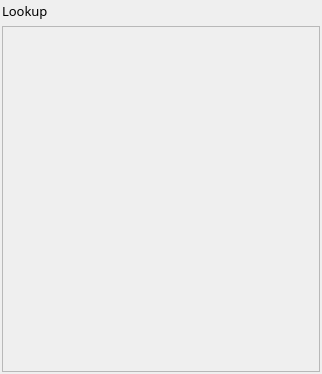
<?xml version="1.0" encoding="UTF-8"?>
<ui version="4.0">
 <class>QRZLookupWindow</class>
 <widget class="QDockWidget" name="QRZLookupWindow">
  <property name="geometry">
   <rect>
    <x>0</x>
    <y>0</y>
    <width>322</width>
    <height>374</height>
   </rect>
  </property>
  <property name="font">
   <font>
    <family>JetBrains Mono</family>
   </font>
  </property>
  <property name="focusPolicy">
   <enum>Qt::NoFocus</enum>
  </property>
  <property name="windowTitle">
   <string>QRZ Lookup</string>
  </property>
  <widget class="QWidget" name="widget">
   <layout class="QGridLayout" name="checkpartialgridlayout">
    <property name="margin" stdset="0">
     <number>2</number>
    </property>
    <item row="1" column="0">
     <widget class="QScrollArea" name="masterAreaScroll">
      <property name="focusPolicy">
       <enum>Qt::ClickFocus</enum>
      </property>
      <property name="sizeAdjustPolicy">
       <enum>QAbstractScrollArea::AdjustToContents</enum>
      </property>
      <property name="widgetResizable">
       <bool>true</bool>
      </property>
      <widget class="QWidget" name="masterScrollWidget">
       <property name="geometry">
        <rect>
         <x>0</x>
         <y>0</y>
         <width>96</width>
         <height>308</height>
        </rect>
       </property>
       <layout class="QVBoxLayout" name="masterLayout">
        <property name="spacing">
         <number>0</number>
        </property>
        <property name="margin" stdset="0">
         <number>0</number>
        </property>
       </layout>
      </widget>
     </widget>
    </item>
    <item row="0" column="0">
     <widget class="QLabel" name="masterListLabel">
      <property name="font">
       <font>
        <family>JetBrains Mono</family>
        <pointsize>10</pointsize>
       </font>
      </property>
      <property name="text">
       <string>Lookup</string>
      </property>
     </widget>
    </item>
   </layout>
  </widget>
 </widget>
 <tabstops>
  <tabstop>masterAreaScroll</tabstop>
 </tabstops>
 <resources/>
 <connections/>
</ui>
